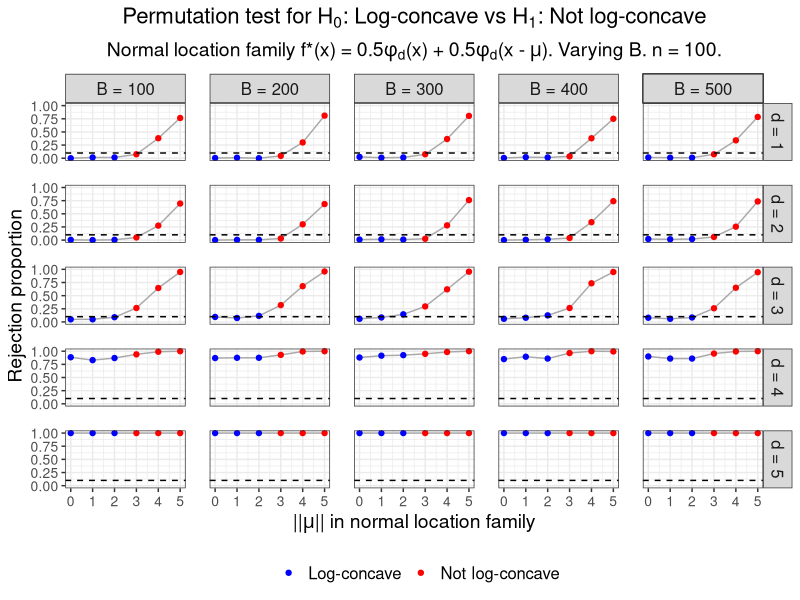

Recreate this plot in R.
# Create Figure 11 in appendix.
# Plot results from Cule et al. (2010) permutation test of
# H_0: log-concave versus H_1: not log-concave.
# Use two-component normal location model.

suppressMessages(library(data.table))
suppressMessages(library(tidyverse))

# Create theme
paper_theme <- theme_bw() +
  theme(plot.title = element_text(hjust = 0.5, size = 16),
        plot.subtitle = element_text(hjust = 0.5, size = 14),
        legend.title = element_text(size = 14),
        axis.title = element_text(size = 14),
        legend.text = element_text(size = 12),
        axis.text = element_text(size = 12),
        strip.text = element_text(size = 12),
        panel.spacing = unit(1.2, "lines"))

# Read in data
results <- fread("data/fig11_perm_test.csv")

# Get rejection proportion at each (d, mu_norm) combination
reject_df <- results %>% 
  group_by(n_obs, d, mu_norm, B) %>% 
  dplyr::summarise(reject_prop = mean(reject),
                   sim_count = n())

# Check parameters
stopifnot(unique(results$equal_space_mu) == 0,
          unique(results$n_obs) == 100,
          sort(unique(results$mu_norm)) == 0:5,
          unique(reject_df$sim_count) == 200)

# Plot rejection proportions at varying numbers of shuffles (B), n = 100.
perm_test_reject_B_vary <- reject_df %>% 
  mutate(d = factor(d, levels = 1:5, 
                    labels = c("d = 1", "d = 2", "d = 3", "d = 4", "d = 5")),
         log_concave = 
           factor(mu_norm, levels = 0:5, 
                  labels = c("Log-concave", "Log-concave", "Log-concave", 
                             "Not log-concave", "Not log-concave", 
                             "Not log-concave")),
         B = factor(B, levels = c(100, 200, 300, 400, 500),
                    labels = c("B = 100", "B = 200", "B = 300", 
                               "B = 400", "B = 500"))) %>% 
  ggplot(aes(x = mu_norm, y = reject_prop, col = log_concave)) +
  facet_grid(d ~ B) +
  geom_line(color = "darkgrey") +
  geom_point() +
  geom_hline(yintercept = 0.10, lty = "dashed") +
  labs(x = expression("||"*mu*"|| in normal location family"), 
       y = "Rejection proportion",
       col = "",
       title = expression("Permutation test for H"[0]*
                            ": Log-concave vs H"[1]*": Not log-concave"),
       subtitle = expression("Normal location family f*(x) = 0.5"*phi[d]*"(x)"~
                               "+ 0.5"*phi[d]*"(x -"~mu*"). Varying B. n = 100.")) +
  scale_color_manual(values = c("blue", "red")) +
  paper_theme +
  theme(legend.position = "bottom",
        axis.text = element_text(size = 10))

#####################
##### Save plot #####
#####################

ggsave(plot = perm_test_reject_B_vary,
       filename = "plots/figure_11.pdf",
       width = 8, height = 7)
